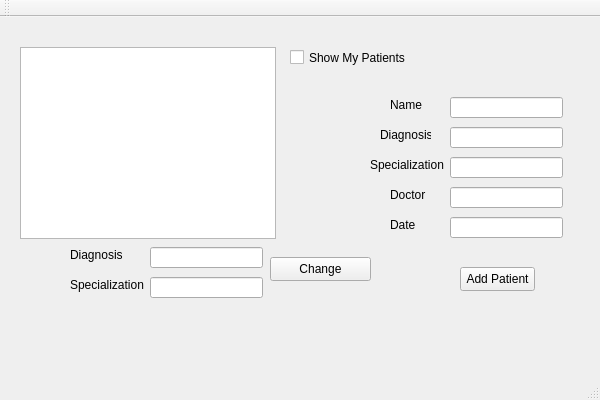
<?xml version="1.0" encoding="UTF-8"?>
<ui version="4.0">
 <class>DoctorViewClass</class>
 <widget class="QMainWindow" name="DoctorViewClass">
  <property name="geometry">
   <rect>
    <x>0</x>
    <y>0</y>
    <width>600</width>
    <height>400</height>
   </rect>
  </property>
  <property name="windowTitle">
   <string>DoctorView</string>
  </property>
  <widget class="QWidget" name="centralWidget">
   <widget class="QListWidget" name="listWidget">
    <property name="geometry">
     <rect>
      <x>20</x>
      <y>30</y>
      <width>256</width>
      <height>192</height>
     </rect>
    </property>
   </widget>
   <widget class="QCheckBox" name="checkBox">
    <property name="geometry">
     <rect>
      <x>290</x>
      <y>30</y>
      <width>121</width>
      <height>21</height>
     </rect>
    </property>
    <property name="text">
     <string>Show My Patients</string>
    </property>
   </widget>
   <widget class="QLineEdit" name="lineEdit">
    <property name="geometry">
     <rect>
      <x>450</x>
      <y>80</y>
      <width>113</width>
      <height>21</height>
     </rect>
    </property>
   </widget>
   <widget class="QLineEdit" name="lineEdit_2">
    <property name="geometry">
     <rect>
      <x>450</x>
      <y>110</y>
      <width>113</width>
      <height>21</height>
     </rect>
    </property>
   </widget>
   <widget class="QLineEdit" name="lineEdit_3">
    <property name="geometry">
     <rect>
      <x>450</x>
      <y>140</y>
      <width>113</width>
      <height>21</height>
     </rect>
    </property>
   </widget>
   <widget class="QLineEdit" name="lineEdit_4">
    <property name="geometry">
     <rect>
      <x>450</x>
      <y>170</y>
      <width>113</width>
      <height>21</height>
     </rect>
    </property>
   </widget>
   <widget class="QLabel" name="label">
    <property name="geometry">
     <rect>
      <x>390</x>
      <y>80</y>
      <width>49</width>
      <height>16</height>
     </rect>
    </property>
    <property name="text">
     <string>Name</string>
    </property>
   </widget>
   <widget class="QLabel" name="label_2">
    <property name="geometry">
     <rect>
      <x>380</x>
      <y>110</y>
      <width>51</width>
      <height>16</height>
     </rect>
    </property>
    <property name="text">
     <string>Diagnosis</string>
    </property>
   </widget>
   <widget class="QLabel" name="label_3">
    <property name="geometry">
     <rect>
      <x>370</x>
      <y>140</y>
      <width>81</width>
      <height>16</height>
     </rect>
    </property>
    <property name="text">
     <string>Specialization</string>
    </property>
   </widget>
   <widget class="QLabel" name="label_4">
    <property name="geometry">
     <rect>
      <x>390</x>
      <y>170</y>
      <width>49</width>
      <height>16</height>
     </rect>
    </property>
    <property name="text">
     <string>Doctor</string>
    </property>
   </widget>
   <widget class="QLabel" name="label_5">
    <property name="geometry">
     <rect>
      <x>390</x>
      <y>200</y>
      <width>49</width>
      <height>16</height>
     </rect>
    </property>
    <property name="text">
     <string>Date</string>
    </property>
   </widget>
   <widget class="QPushButton" name="pushButton">
    <property name="geometry">
     <rect>
      <x>460</x>
      <y>250</y>
      <width>75</width>
      <height>24</height>
     </rect>
    </property>
    <property name="text">
     <string>Add Patient</string>
    </property>
   </widget>
   <widget class="QLineEdit" name="lineEdit_5">
    <property name="geometry">
     <rect>
      <x>450</x>
      <y>200</y>
      <width>113</width>
      <height>21</height>
     </rect>
    </property>
   </widget>
   <widget class="QLineEdit" name="lineEdit_6">
    <property name="geometry">
     <rect>
      <x>150</x>
      <y>230</y>
      <width>113</width>
      <height>21</height>
     </rect>
    </property>
   </widget>
   <widget class="QPushButton" name="pushButton_2">
    <property name="geometry">
     <rect>
      <x>270</x>
      <y>240</y>
      <width>101</width>
      <height>24</height>
     </rect>
    </property>
    <property name="text">
     <string>Change</string>
    </property>
   </widget>
   <widget class="QLineEdit" name="lineEdit_7">
    <property name="geometry">
     <rect>
      <x>150</x>
      <y>260</y>
      <width>113</width>
      <height>21</height>
     </rect>
    </property>
   </widget>
   <widget class="QLabel" name="label_6">
    <property name="geometry">
     <rect>
      <x>70</x>
      <y>230</y>
      <width>71</width>
      <height>16</height>
     </rect>
    </property>
    <property name="text">
     <string>Diagnosis</string>
    </property>
   </widget>
   <widget class="QLabel" name="label_7">
    <property name="geometry">
     <rect>
      <x>70</x>
      <y>260</y>
      <width>81</width>
      <height>16</height>
     </rect>
    </property>
    <property name="text">
     <string>Specialization</string>
    </property>
   </widget>
  </widget>
  <widget class="QMenuBar" name="menuBar">
   <property name="geometry">
    <rect>
     <x>0</x>
     <y>0</y>
     <width>600</width>
     <height>22</height>
    </rect>
   </property>
  </widget>
  <widget class="QToolBar" name="mainToolBar">
   <attribute name="toolBarArea">
    <enum>TopToolBarArea</enum>
   </attribute>
   <attribute name="toolBarBreak">
    <bool>false</bool>
   </attribute>
  </widget>
  <widget class="QStatusBar" name="statusBar"/>
 </widget>
 <layoutdefault spacing="6" margin="11"/>
 <resources/>
 <connections/>
</ui>
